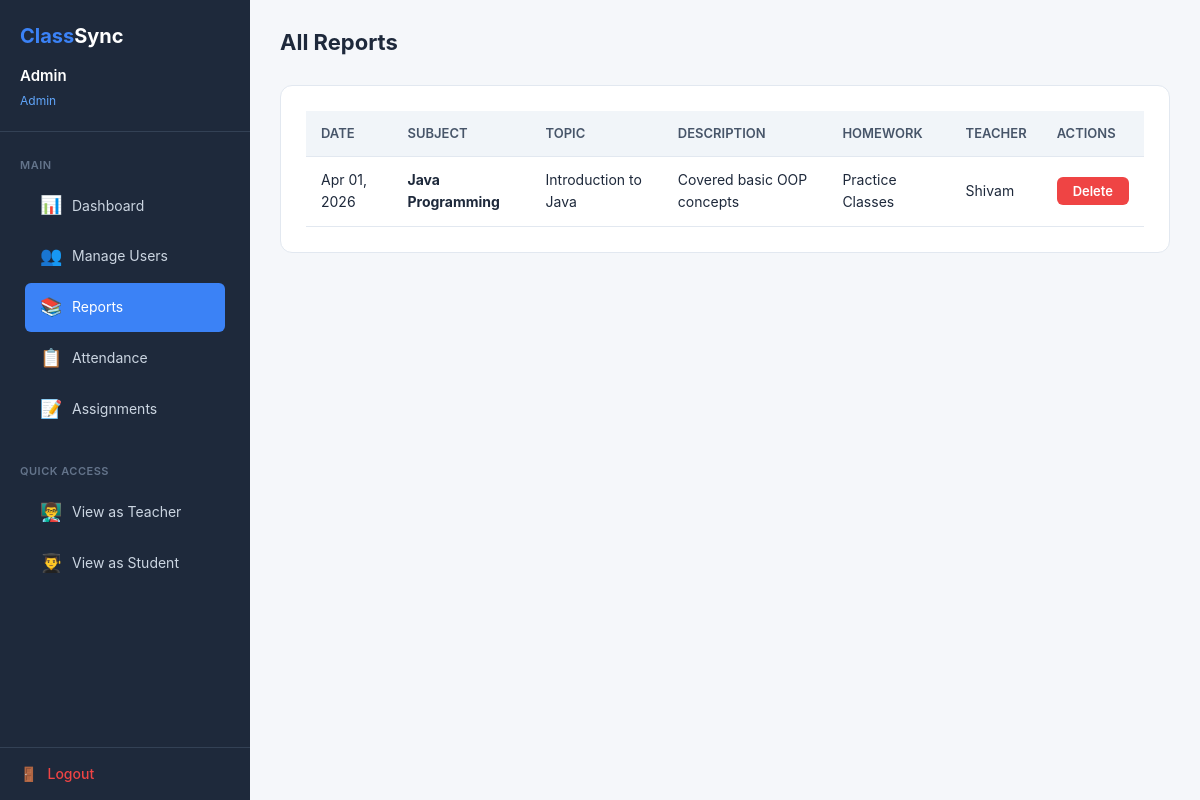
The app's page /admin/manage_reports.php (signed in) with its own data.
### tables this page shows
CREATE TABLE IF NOT EXISTS reports (
    report_id INT AUTO_INCREMENT PRIMARY KEY,
    teacher_id INT NOT NULL,
    subject_id INT NOT NULL,
    course_id INT NOT NULL,
    year VARCHAR(20) NOT NULL,
    section_id INT NOT NULL,
    topic VARCHAR(200) NOT NULL,
    description TEXT,
    homework TEXT,
    date DATE NOT NULL,
    created_at TIMESTAMP DEFAULT CURRENT_TIMESTAMP,
    FOREIGN KEY (teacher_id) REFERENCES users(id) ON DELETE CASCADE,
    FOREIGN KEY (subject_id) REFERENCES subjects(subject_id) ON DELETE CASCADE,
    FOREIGN KEY (course_id) REFERENCES courses(course_id) ON DELETE CASCADE,
    FOREIGN KEY (section_id) REFERENCES sections(section_id) ON DELETE CASCADE
);

CREATE TABLE IF NOT EXISTS subjects (
    subject_id INT AUTO_INCREMENT PRIMARY KEY,
    subject_name VARCHAR(100) NOT NULL,
    teacher_id INT NOT NULL,
    FOREIGN KEY (teacher_id) REFERENCES users(id) ON DELETE CASCADE
);

CREATE TABLE IF NOT EXISTS users (
    id INT AUTO_INCREMENT PRIMARY KEY,
    name VARCHAR(100) NOT NULL,
    email VARCHAR(100) NOT NULL UNIQUE,
    password VARCHAR(255) NOT NULL,
    role ENUM('admin', 'teacher', 'student') NOT NULL,
    registration_number VARCHAR(20) UNIQUE,
     
    course_id INT NULL,
    year VARCHAR(20) NULL,
    section_id INT NULL,
     
    department VARCHAR(100) NULL,
    subject_id INT NULL,
    created_at TIMESTAMP DEFAULT CURRENT_TIMESTAMP,
    FOREIGN KEY (course_id) REFERENCES courses(course_id) ON DELETE SET NULL,
    FOREIGN KEY (section_id) REFERENCES sections(section_id) ON DELETE SET NULL
);

### admin/manage_reports.php (the view, shortened to what this page needs)
<?php
require_once '../config/database.php';
$reports = $conn->query("
    SELECT r.*, u.name as teacher_name, s.subject_name
    FROM reports r
    JOIN users u ON r.teacher_id = u.id
    JOIN subjects s ON r.subject_id = s.subject_id
    ORDER BY r.date DESC
");
?>
<!DOCTYPE html>
<html lang="en">
<head>
    <link rel="stylesheet" href="/ClassSync/assets/css/style.css">
    <link rel="stylesheet" href="/ClassSync/assets/css/dashboard.css">
</head>
<body>
    <div class="dashboard-page">
        <?php include '../includes/sidebar.php'; ?>
        <div class="main-content">
            <div class="top-bar">
                <div>
                    <h1>All Reports</h1>
                </div>
            </div>
            <div class="card">
                <?php if ($reports->num_rows > 0): ?>
                <div class="table-responsive">
                    <table>
                        <thead>
                            <tr>
                                <th>Date</th>
                                <th>Subject</th>
                                <th>Topic</th>
                                <th>Description</th>
                                <th>Homework</th>
                                <th>Teacher</th>
                                <th>Actions</th>
                            </tr>
                        </thead>
                        <tbody>
                            <?php while ($r = $reports->fetch_assoc()): ?>
                            <tr>
                                <td><?php echo date('M d, Y', strtotime($r['date'])); ?></td>
                                <td><strong><?php echo htmlspecialchars($r['subject_name']); ?></strong></td>
                                <td><?php echo htmlspecialchars($r['topic']); ?></td>
                                <td><?php echo htmlspecialchars(substr($r['description'], 0, 80)) . (strlen($r['description']) > 80 ? '...' : ''); ?></td>
                                <td><?php echo htmlspecialchars(substr($r['homework'], 0, 60)) . (strlen($r['homework']) > 60 ? '...' : ''); ?></td>
                                <td><?php echo htmlspecialchars($r['teacher_name']); ?></td>
                                <td>
                                    <form method="POST" action="/ClassSync/actions/report_action.php" style="display:inline;" onsubmit="return confirmDelete('Delete this report?')">
                                        <button type="submit" class="btn btn-red btn-sm">Delete</button>
                                    </form>
                                </td>
                            </tr>
                            <?php endwhile; ?>
                        </tbody>
                    </table>
                </div>
                <?php endif; ?>
            </div>
        </div>
    </div>
</body>
</html>

### assets/css/style.css (style rules this page uses)
* { margin: 0; padding: 0; box-sizing: border-box; }
body { font-family: 'Inter', 'Segoe UI', Tahoma, Geneva, Verdana, sans-serif; line-height: 1.6; color: #1e293b; background-color: #f8fafc; -webkit-font-smoothing: antialiased; }
.btn { display: inline-flex; align-items: center; gap: 8px; padding: 13px 30px; border-radius: 10px; font-size: 15px; font-weight: 600; cursor: pointer; border: none; transition: all 0.3s ease; font-family: 'Inter', sans-serif; }
.btn-red { background: #ef4444; color: #fff; }
.btn-sm { padding: 6px 16px; font-size: 13px; border-radius: 6px; }
.card { background: #fff; border-radius: 12px; border: 1px solid #e2e8f0; padding: 25px; margin-bottom: 20px; }
.table-responsive { overflow-x: auto; }
table { width: 100%; border-collapse: collapse; font-size: 14px; }
table thead { background: #f1f5f9; }
table th, table td { padding: 12px 15px; text-align: left; border-bottom: 1px solid #e2e8f0; }
table th { font-weight: 600; color: #475569; font-size: 13px; text-transform: uppercase; }

### assets/css/dashboard.css (style rules this page uses)
.dashboard-page { display: flex; min-height: 100vh; }
.main-content { flex: 1; margin-left: 250px; padding: 25px 30px; background: #f5f7fa; min-height: 100vh; }
.top-bar { display: flex; justify-content: space-between; align-items: center; margin-bottom: 25px; }
.top-bar h1 { font-size: 22px; font-weight: 700; color: #1e293b; }

### records on screen
reports: date "Apr 01, 2026", subject.subject_name "Java Programming", topic "Introduction to Java", description "Covered basic OOP concepts", homework "Practice Classes", teacher.name "Shivam"

### other values on screen
$user['name'] "Admin"
$user['role'] "Admin"
